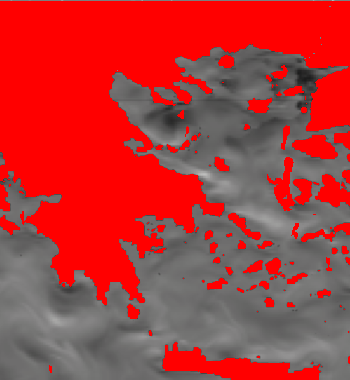
#> input picture heatmaps/eflowcropped.png, 350 x 380 px
$ python pyflow.py
#> lines starting #> are read from the running program, lines starting #| are printed output that depends on the picture
import numpy as np
import matplotlib.pyplot as plt
from PIL import Image
import PIL
import numpy as np
import os

current_directory = os.path.dirname(os.path.abspath(__file__))
DIR = current_directory + "/heatmaps/eflowcropped.png"
DIR2 = current_directory + "/heatmaps/nflowcropped.png"


def colorscale(r):
    return ((r * 0.012465) - 1.27)

def get_tides(d):
#> called with d = 1
    flow1 = Image.open(DIR)
#> flow1 is the input picture: PIL image 350x380 RGB; mean R, G, B 177.1, 57.4, 57.2
    flow2 = Image.open(DIR2)
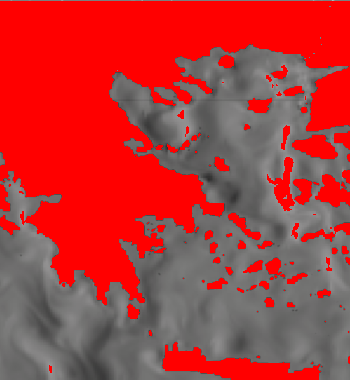
#> input picture heatmaps/nflowcropped.png, 350 x 380 px
#> flow2 is the input picture: PIL image 350x380 RGB; mean R, G, B 178.1, 58.5, 58.2

    # Extracting pixel map:
    pixels1 = flow1.load()
    pixels2 = flow2.load()

    # Extracting the width and height
    # of the image:
    width, height = flow1.size
#> width = 350; height = 380
    width = int(width * d)
    height = int(height * d)

    retx = np.zeros((width, height))
    rety = np.zeros((width, height))

    for i in range(1,width):
        for j in range(1,height):
                r1, g1, b1 = flow1.getpixel((int(i / d), int(j / d)))
                r2, g2, b2 = flow2.getpixel((int(i/ d), int(j / d)))
                if not (r1 ==255 and g1 == 0 and b1 == 0):
                    retx[i,j] = colorscale(r1)
                if not (r2 ==255 and g2 == 0 and b2 == 0):
                    rety[i,j] = colorscale(r2)
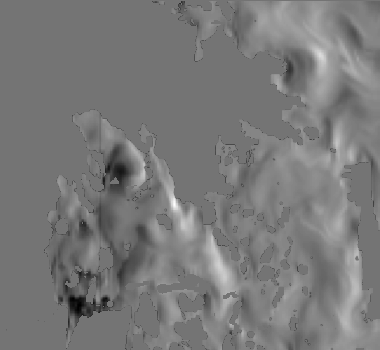
#> retx: shape (350, 380) float64; min -0.921, max 1.1, mean 0.0427; drawn with min black and max white
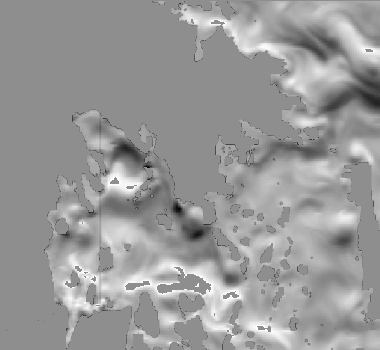
#> rety: shape (350, 380) float64; min -0.709, max 0.562, mean 0.0557; drawn with min black and max white
    return retx, rety

# use input_image.show() to see the image on the
# output screen.

def simulate_flow(start_x, start_y, u, v, num_steps, dt):
    trajectories = []
    x, y = start_x, start_y

    for _ in range(num_steps):
        trajectories.append((x, y))
        x_new = x + u[int(y), int(x)] * dt
        y_new = y + v[int(y), int(x)] * dt

        # Clip the coordinates to stay within the flow field boundaries
        x = np.clip(x_new, 0, width - 1)
        y = np.clip(y_new, 0, height - 1)

    return np.array(trajectories)

def plot_flow_field_with_trajectories(x, y, u, v, trajectories):
    plt.figure(figsize=(8, 10))
    plt.quiver(x, y, u, v, scale=50, color='blue', width=0.0005)
    plt.plot(trajectories[:, 0], trajectories[:, 1], 'ro-', markersize=0.1, label='Trajectory')
    plt.axis('off')
    plt.gca().set_aspect('equal')
    plt.tight_layout()
    plt.margins(x=0)
    plt.margins(y=0)
    plt.title('')
    plt.show()

def main():
    # The point : pixel ratio for performance
    definition = 1

    # Calculates x and y components of slope fields based in m/s
    xvecs, yvecs = get_tides(definition)

    # Makes sure that the map is oriented north
    xvecs = np.rot90(xvecs, 1)
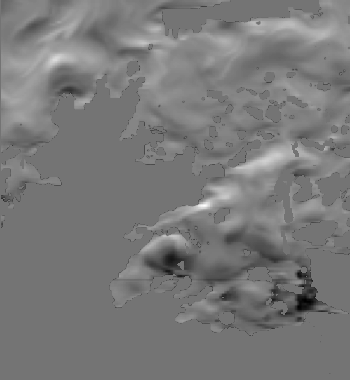
#> xvecs: shape (380, 350) float64; min -0.921, max 1.1, mean 0.0427; drawn with min black and max white
    yvecs = np.rot90(yvecs, 1)
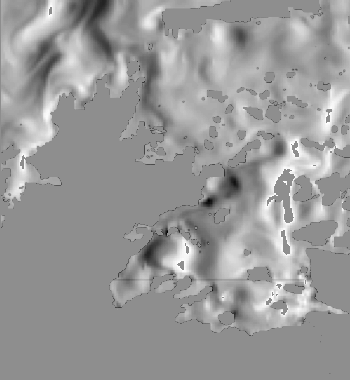
#> yvecs: shape (380, 350) float64; min -0.709, max 0.562, mean 0.0557; drawn with min black and max white

    # Doesn't do much of anything, good commonpractice
    global width, height;
    width, height = yvecs.shape
#> width = 380; height = 350
    spacing = 1

    # Starting point for the trajectory
    start_x = 260
    start_y = 180

    # Simulation parameters
    num_steps = 10000
    dt = 3
    # Note: 1 pixel = 2049 m

    trajectories = simulate_flow(start_x, start_y, xvecs, yvecs , num_steps, dt)
#> the loop in simulate_flow, `for _ in range(num_steps):` made 10000 passes
#> (x_new, y_new, x, y) on passes 1 to 3: (260.5, 180, 260.5, 180), (260.9, 180.1, 260.9, 180.1), (261.4, 180.1, 261.4, 180.1)
#> after the loop in simulate_flow, `for _ in range(num_steps):`: trajectories = 10000 pairs, first value 260 to 272.7, second value 180 to 197.3
    plot_flow_field_with_trajectories(range(0, height), range(0, width), xvecs, yvecs , trajectories)
#> in plot_flow_field_with_trajectories, `plt.show()`:
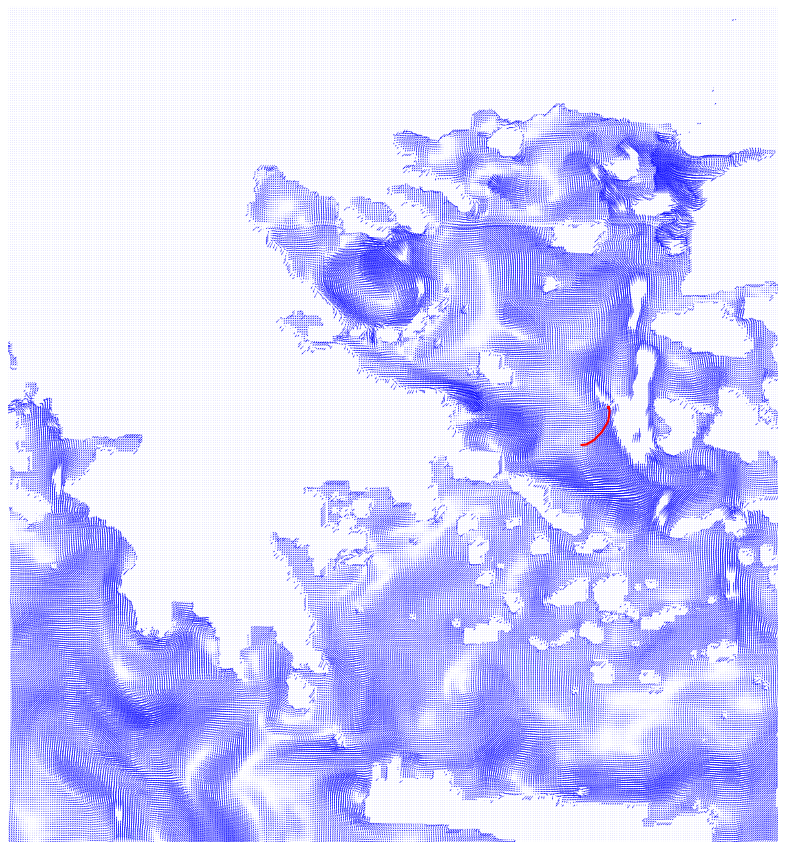
#> figure drawn by matplotlib, 1 panel

if __name__ == "__main__":
    main()
